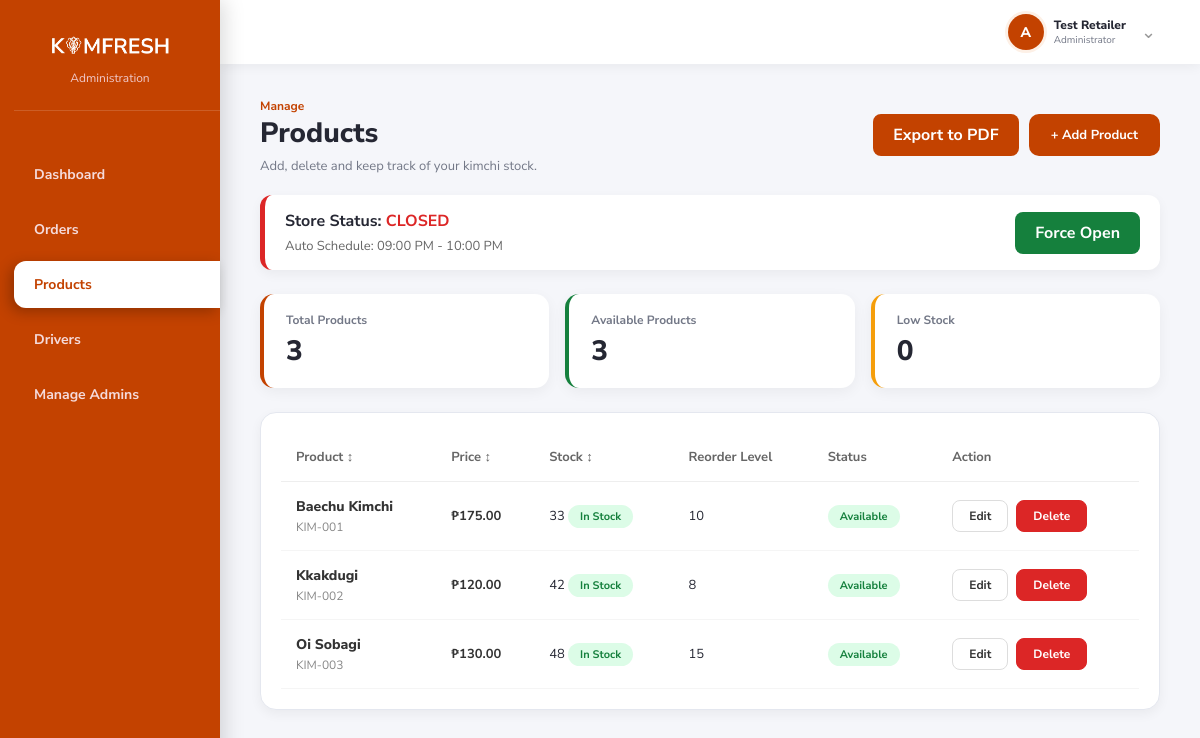
The app's page /php-web/products.php (signed in) with its own data.
### tables this page shows
CREATE TABLE `store_settings` (
  `id` int NOT NULL DEFAULT '1',
  `is_open` tinyint(1) DEFAULT '1',
  `open_time` time DEFAULT '08:00:00',
  `close_time` time DEFAULT '17:00:00',
  `manual_override` tinyint(1) DEFAULT NULL,
  PRIMARY KEY (`id`)
);

CREATE TABLE `product` (
  `product_id` int NOT NULL AUTO_INCREMENT,
  `name` varchar(100) DEFAULT NULL,
  `sku` varchar(50) DEFAULT NULL,
  `description` text,
  `unit_price` decimal(10,2) DEFAULT NULL,
  `reorder_level` int DEFAULT '5',
  `status` varchar(20) DEFAULT 'available',
  `created_at` datetime DEFAULT CURRENT_TIMESTAMP,
  `stock_quantity` int DEFAULT '0',
  PRIMARY KEY (`product_id`),
  UNIQUE KEY `sku` (`sku`)
);

### php-web/products.php (the view, shortened to what this page needs)
<?php
require 'db.php';
$store = $conn->query("SELECT * FROM store_settings WHERE id = 1")->fetch_assoc();
$current_time = date('H:i:s');
$is_store_open = false;
if ($store['manual_override'] !== NULL) {
    $is_store_open = ($store['manual_override'] == 1);
} else {
    if ($store['open_time'] <= $store['close_time']) {
        $is_store_open = ($current_time >= $store['open_time'] && $current_time <= $store['close_time']);
    } else {
        $is_store_open = ($current_time >= $store['open_time'] || $current_time <= $store['close_time']);
    }
}
$total_products = $conn->query("SELECT COUNT(*) AS c FROM product")->fetch_assoc()['c'];
$low_stock = $conn->query("SELECT COUNT(*) AS c FROM product WHERE stock_quantity <= reorder_level")->fetch_assoc()['c'];
$available_products = $conn->query("SELECT COUNT(*) AS c FROM product WHERE status = 'available' AND stock_quantity > 0")->fetch_assoc()['c'];
$sort = isset($_GET['sort']) ? $_GET['sort'] : 'id_asc';
$orderBy = "product_id ASC";
$limit = 10;
$page = isset($_GET['page']) && is_numeric($_GET['page']) ? (int)$_GET['page'] : 1;
$offset = ($page - 1) * $limit;
$sql = "SELECT * FROM product ORDER BY $orderBy LIMIT $limit OFFSET $offset";
$products = $conn->query($sql);
?>
<!DOCTYPE html>
<html lang="en">
<head>
    <link rel="stylesheet" href="css/theme.css">
    <link rel="stylesheet" href="css/products.css">
    <link rel="stylesheet" href="css/dashboard.css">
    <link rel="stylesheet" href="css/responsive.css">
</head>
<body>
    <div class="dashboard-layout">
        <aside class="sidebar">
            <div class="sidebar-brand">
                <img src="logo.png" alt="KimFresh" class="logo">
                <p>Administration</p>
            </div>
            <nav class="menu">
                <a href="dashboard.php">Dashboard</a>
                <a href="orders.php">Orders</a>
                <a href="products.php" class="active">Products</a>
                <a href="drivers.php">Drivers</a>
                <?php if ($_SESSION['admin_id'] == 1): ?>
                    <a href="superadmin.php">Manage Admins</a>
                <?php endif; ?>
            </nav>
        </aside>
        <div class="main-area">
            <header class="top-header">
                <div class="profile-menu" id="profileMenu">
                    <button type="button" class="profile-trigger" onclick="toggleProfileMenu(event)">
                        <div class="avatar">A</div>
                        <div class="user-info" style="text-align: left;">
                            <p class="user-name" style="margin: 0;"><?php echo $_SESSION['admin_name']; ?></p>
                            <p class="user-role" style="margin: 0;">Administrator</p>
                        </div>
                        <span style="font-size: 18px; color: #999; margin-left: 5px;">⌄</span>
                    </button>
                </div>
            </header>
            <main class="main-content">
                <p class="overview-label">Manage</p>
                <div class="page-head" style="display:flex; justify-content: space-between; align-items: flex-start; margin-bottom: 20px;">
                    <div>
                        <h1 style="margin:0;">Products</h1>
                        <p style="margin-top:5px;">Add, delete and keep track of your kimchi stock.</p>
                    </div>
                    <div style="display:flex; gap:10px;">
                        <a href="?export_pdf=1" download="KimFresh_Products.pdf" class="btn-export" style="text-decoration:none; text-align:center;">Export to PDF</a>
                        <button class="primary-btn" onclick="openProductModal()">+ Add Product</button>
                    </div>
                </div>
                <div class="store-status-box <?php echo $is_store_open ? 'open' : 'closed'; ?>">
                    <div>
                        <h3 style="margin: 0; font-size: 16px;">Store Status:
                            <span style="color: <?php echo $is_store_open ? '#15803d' : '#dc2626'; ?>;">
                                <?php echo $is_store_open ? 'OPEN' : 'CLOSED'; ?>
                            </span>
                        </h3>
                        <p style="margin: 5px 0 0 0; font-size: 13px; color: #666;">
                            <?php
                            if ($store['manual_override'] !== NULL) {
                                echo "Manual Override Active.";
                            } else {
                                echo "Auto Schedule: " . date('h:i A', strtotime($store['open_time'])) . " - " . date('h:i A', strtotime($store['close_time']));
                            }
                            ?>
                        </p>
                    </div>
                    <div style="display: flex; gap: 10px;">
                        <form method="POST" style="margin:0;">
                            <button type="submit" name="toggle_manual" class="btn-store <?php echo $is_store_open ? 'open' : 'closed'; ?>">
                                <?php echo $is_store_open ? 'Force Close' : 'Force Open'; ?>
                            </button>
                        </form>
                    </div>
                </div>
                <div class="stats">
                    <div class="stat"><p>Total Products</p><h2><?php echo $total_products; ?></h2></div>
                    <div class="stat" style="border-left-color: #15803d;"><p>Available Products</p><h2><?php echo $available_products; ?></h2></div>
                    <div class="stat warn"><p>Low Stock</p><h2><?php echo $low_stock; ?></h2></div>
                </div>
                <section class="table-section">
                    <div class="table-responsive">
                        <table>
                            <thead>
                                <tr>
                                    <th><a href="?sort=<?php echo ($sort == 'name_asc' ? 'name_desc' : 'name_asc'); ?>">Product ↕</a></th>
                                    <th><a href="?sort=<?php echo ($sort == 'price_asc' ? 'price_desc' : 'price_asc'); ?>">Price ↕</a></th>
                                    <th><a href="?sort=<?php echo ($sort == 'stock_asc' ? 'stock_desc' : 'stock_asc'); ?>">Stock ↕</a></th>
                                    <th>Reorder Level</th>
                                    <th>Status</th>
                                    <th>Action</th>
                                </tr>
                            </thead>
                            <tbody>
                                <?php
                                if ($products->num_rows > 0) {
                                    while($row = $products->fetch_assoc()) {
                                        $isLow = $row['stock_quantity'] <= $row['reorder_level'];
                                        $stockLabel = $isLow ? 'Low Stock' : 'In Stock';
                                        $stockClass = $isLow ? 'low-stock' : 'in-stock';
                                        echo "<tr>";
                                        echo "<td data-label='Product'>
                                                <div class='product-name'>" . htmlspecialchars($row['name']) . "</div>
                                                <div class='product-sku'>" . htmlspecialchars($row['sku']) . "</div>
                                              </td>";
                                        echo "<td data-label='Price' class='price'>₱" . number_format($row['unit_price'], 2) . "</td>";
                                        echo "<td data-label='Stock'>" . $row['stock_quantity'] . " <span class='status " . $stockClass . "'>" . $stockLabel . "</span></td>";
                                        echo "<td data-label='Reorder'>" . $row['reorder_level'] . "</td>";
                                        echo "<td data-label='Status'><span class='status available'>Available</span></td>";
                                        echo "<td data-label='Action' class='actions-cell'>
                                                <div class='actions'>
                                                    <button class='btn-edit' onclick='openProductModal(" . json_encode($row) . ")'>Edit</button>";
                                        if ($is_store_open) {
                                            echo "<button class='btn-delete' style='opacity: 0.5; cursor: not-allowed;' title='Close the store first to delete products.' disabled>Delete</button>";
                                        } else {
                                            echo "<button class='btn-delete' onclick='openDeleteModal(" . $row['product_id'] . ", \"" . addslashes($row['name']) . "\")'>Delete</button>";
                                        }
                                        echo "</div></td>";
                                        echo "</tr>";
                                    }
                                } else {
                                    echo "<tr><td colspan='6' class='empty' style='text-align:center;'>No products found</td></tr>";
                                }
                                ?>
                            </tbody>
                        </table>
                    </div>
                </section>
            </main>
        </div>
    </div>
</body>
</html>

### php-web/css/theme.css (style rules this page uses)
*, *::before, *::after { font-family: "Nunito Sans", Arial, sans-serif !important; box-sizing: border-box; }
:root { --primary: #C34200; --primary-dark: #9a3400; --primary-soft: #fdf0e6; --bg: #F5F6FA; --surface: #FFFFFF; --line: #E4E7EF; --text: #252733; --muted: #737887; }

### php-web/css/products.css (style rules this page uses)
* { margin: 0; padding: 0; box-sizing: border-box; font-family: "Nunito Sans", Arial, sans-serif; }
body { min-height: 100vh; background: var(--bg); color: var(--text); }
.dashboard-layout { display: flex; min-height: 100vh; }
.sidebar { width: 220px; height: 100vh; position: fixed; top: 0; left: 0; padding: 30px 0 30px 14px; background: var(--primary); color: white; box-shadow: 4px 0 20px rgba(0, 0, 0, 0.15); }
.sidebar-brand { text-align: center; padding-right: 14px; margin-bottom: 40px; padding-bottom: 24px; border-bottom: 1px solid rgba(255, 255, 255, 0.15); }
.logo { width: 130px; height: auto; }
.sidebar-brand p { margin-top: 2px; font-size: 12px; color: #f0c8c8; }
.menu { display: flex; flex-direction: column; gap: 8px; }
.menu a { padding: 14px 20px; text-decoration: none; color: #f5dada; font-size: 14px; font-weight: 700; border-radius: 12px 0 0 12px; transition: background 0.2s, padding-left 0.2s; }
.menu a.active { background: var(--surface); color: var(--primary); box-shadow: -4px 4px 14px rgba(0, 0, 0, 0.25); }
.main-area { margin-left: 220px; width: calc(100% - 220px); }
.top-header { display: flex; justify-content: flex-end; align-items: center; gap: 24px; height: 64px; padding: 0 36px; background: var(--surface); box-shadow: 0 2px 12px rgba(0, 0, 0, 0.06); }
.avatar { width: 36px; height: 36px; display: flex; align-items: center; justify-content: center; font-size: 14px; font-weight: 800; color: white; background: var(--primary); border-radius: 50%; box-shadow: 0 0 0 3px var(--primary-soft); }
.user-name { font-size: 12px; font-weight: 800; }
.user-role { font-size: 10px; color: var(--muted); }
.main-content { padding: 34px 40px; }
.overview-label { font-size: 12px; font-weight: 700; color: var(--primary); }
.page-head { display: flex; justify-content: space-between; align-items: flex-end; gap: 16px; margin-bottom: 24px; }
.page-head h1 { font-size: 28px; font-weight: 800; }
.page-head p { margin-top: 2px; font-size: 13px; color: var(--muted); }
.primary-btn { padding: 12px 22px; font-size: 13px; font-weight: 700; color: white; background: var(--primary); border: none; border-radius: 10px; cursor: pointer; transition: transform 0.15s, box-shadow 0.15s; }
.stats { display: grid; grid-template-columns: repeat(3, 1fr); gap: 16px; margin-bottom: 24px; }
.stat { padding: 18px 22px; background: var(--surface); border-radius: 14px; border-left: 4px solid var(--primary); box-shadow: 0 4px 14px rgba(0, 0, 0, 0.05); }
.stat p { font-size: 12px; font-weight: 700; color: var(--muted); }
.stat h2 { margin-top: 4px; font-size: 28px; font-weight: 800; }
.stat.warn { border-left-color: #f59e0b; }
.table-section { padding: 8px 24px 24px; background: var(--surface); border-radius: 16px; box-shadow: 0 8px 28px rgba(35, 25, 40, 0.06); border: 1px solid var(--line); }
.table-responsive { overflow-x: auto; }
table { width: 100%; border-collapse: collapse; }
th, td { padding: 16px 14px; text-align: left; font-size: 13px; }
th { font-size: 12px; font-weight: 700; color: var(--muted); border-bottom: 1px solid #eee; }
td { border-bottom: 1px solid var(--bg); }
.product-name { font-weight: 800; }
.product-sku { font-size: 11px; color: var(--muted); }
.price { font-weight: 700; }
.status { padding: 4px 12px; font-size: 11px; font-weight: 700; text-transform: capitalize; border-radius: 20px; }
.status.available, .status.in-stock { color: #15803d; background: #dcfce7; }
.actions { display: flex; gap: 6px; }
td button { padding: 7px 14px; font-size: 12px; font-weight: 700; border-radius: 8px; cursor: pointer; transition: background 0.2s, color 0.2s; }
button, input, select, textarea { font: inherit; }
button { transition: transform .16s ease, box-shadow .16s ease, background .16s ease; }
.profile-menu { position: relative; }
.profile-trigger { appearance: none; border: 0; background: transparent; color: inherit; font: inherit; text-align: left; cursor: pointer; padding: 7px 10px; border-radius: 12px; gap: 10px; transition: background .18s ease; }

### php-web/css/responsive.css (style rules this page uses)
.main-area { min-width: 0; }
img, canvas { max-width: 100%; }
.status, .status-pill { white-space: nowrap; }
.menu-toggle, .mobile-logo, .sidebar-close, .sidebar-overlay { display: none; }

### records on screen
store_settings: open_time "09:00 PM", close_time "10:00 PM"
product: name "Baechu Kimchi", sku "KIM-001", unit_price "175.00", stock_quantity "33", stockLabel "In Stock", reorder_level "10"
product: name "Kkakdugi", sku "KIM-002", unit_price "120.00", stock_quantity "42", stockLabel "In Stock", reorder_level "8"
product: name "Oi Sobagi", sku "KIM-003", unit_price "130.00", stock_quantity "48", stockLabel "In Stock", reorder_level "15"

### other values on screen
$_SESSION['admin_name'] "Test Retailer"
$total_products "3"
$available_products "3"
$low_stock "0"
